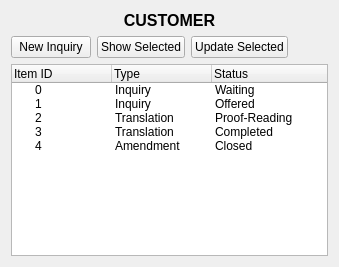
      <widget class="QWidget" name="pageCustomerMain">
       <layout class="QHBoxLayout" name="horizontalLayout_2">
        <item>
         <layout class="QVBoxLayout" name="verticalLayout_2">
          <item>
           <widget class="QLabel" name="label">
            <property name="font">
             <font>
              <pointsize>12</pointsize>
              <weight>75</weight>
              <bold>true</bold>
             </font>
            </property>
            <property name="text">
             <string>CUSTOMER</string>
            </property>
            <property name="alignment">
             <set>Qt::AlignCenter</set>
            </property>
           </widget>
          </item>
          <item>
           <layout class="QHBoxLayout" name="horizontalLayout">
            <item>
             <widget class="QPushButton" name="pushButton">
              <property name="text">
               <string>New Inquiry</string>
              </property>
             </widget>
            </item>
            <item>
             <widget class="QPushButton" name="pushButton_15">
              <property name="text">
               <string>Show Selected</string>
              </property>
             </widget>
            </item>
            <item>
             <widget class="QPushButton" name="pushButton_2">
              <property name="text">
               <string>Update Selected</string>
              </property>
             </widget>
            </item>
            <item>
             <spacer name="horizontalSpacer">
              <property name="orientation">
               <enum>Qt::Horizontal</enum>
              </property>
              <property name="sizeHint" stdset="0">
               <size>
                <width>40</width>
                <height>20</height>
               </size>
              </property>
             </spacer>
            </item>
           </layout>
          </item>
          <item>
           <widget class="QTreeWidget" name="treeWidget">
            <property name="columnCount">
             <number>3</number>
            </property>
            <column>
             <property name="text">
              <string>Item ID</string>
             </property>
            </column>
            <column>
             <property name="text">
              <string>Type</string>
             </property>
            </column>
            <column>
             <property name="text">
              <string>Status</string>
             </property>
            </column>
            <item>
             <property name="text">
              <string>0</string>
             </property>
             <property name="text">
              <string>Inquiry</string>
             </property>
             <property name="text">
              <string>Waiting</string>
             </property>
            </item>
            <item>
             <property name="text">
              <string>1</string>
             </property>
             <property name="text">
              <string>Inquiry</string>
             </property>
             <property name="text">
              <string>Offered</string>
             </property>
            </item>
            <item>
             <property name="text">
              <string>2</string>
             </property>
             <property name="text">
              <string>Translation</string>
             </property>
             <property name="text">
              <string>Proof-Reading</string>
             </property>
            </item>
            <item>
             <property name="text">
              <string>3</string>
             </property>
             <property name="text">
              <string>Translation</string>
             </property>
             <property name="text">
              <string>Completed</string>
             </property>
            </item>
            <item>
             <property name="text">
              <string>4</string>
             </property>
             <property name="text">
              <string>Amendment</string>
             </property>
             <property name="text">
              <string>Closed</string>
             </property>
            </item>
           </widget>
          </item>
         </layout>
        </item>
       </layout>
      </widget>
